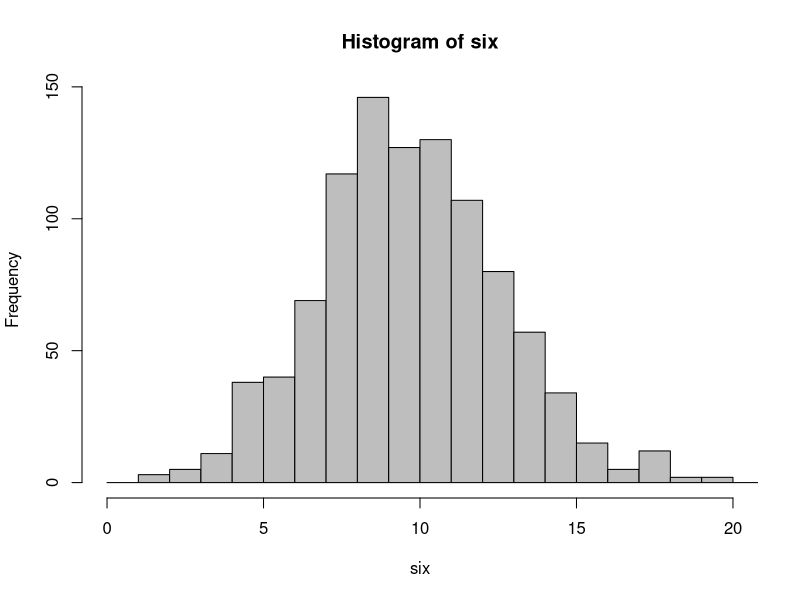
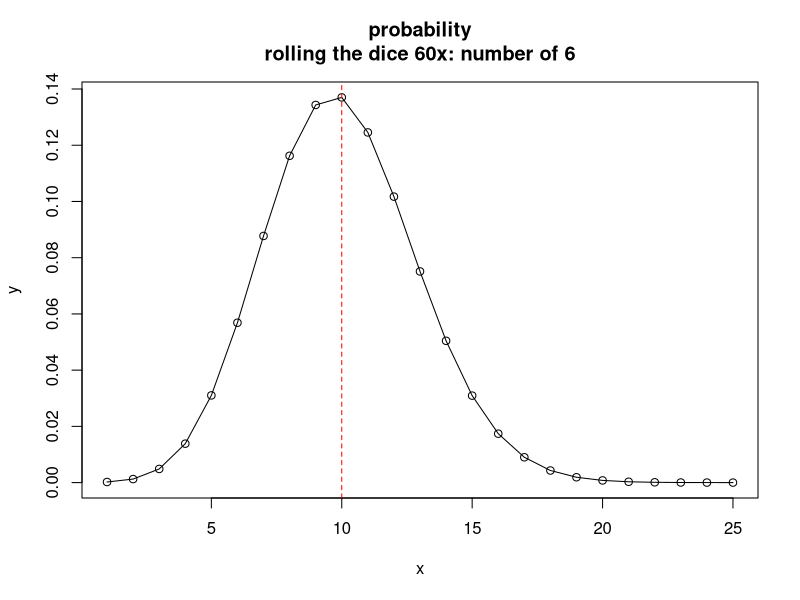
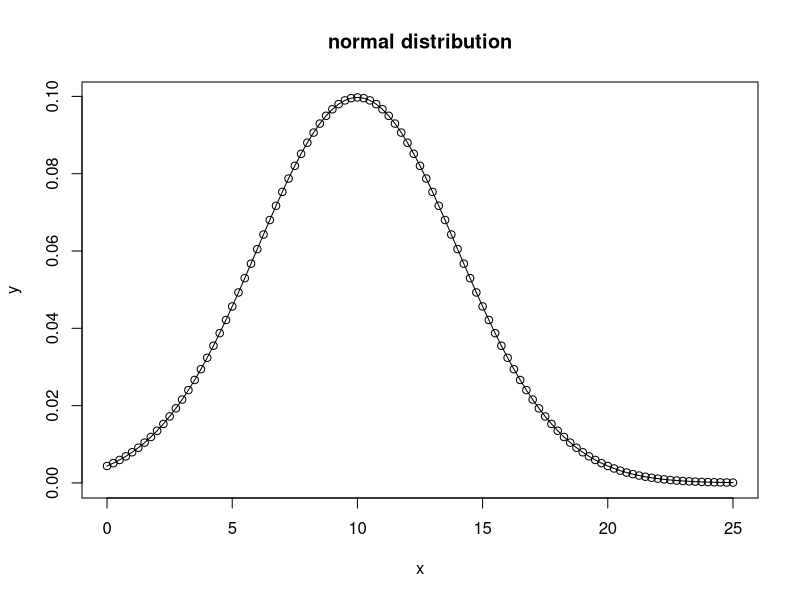
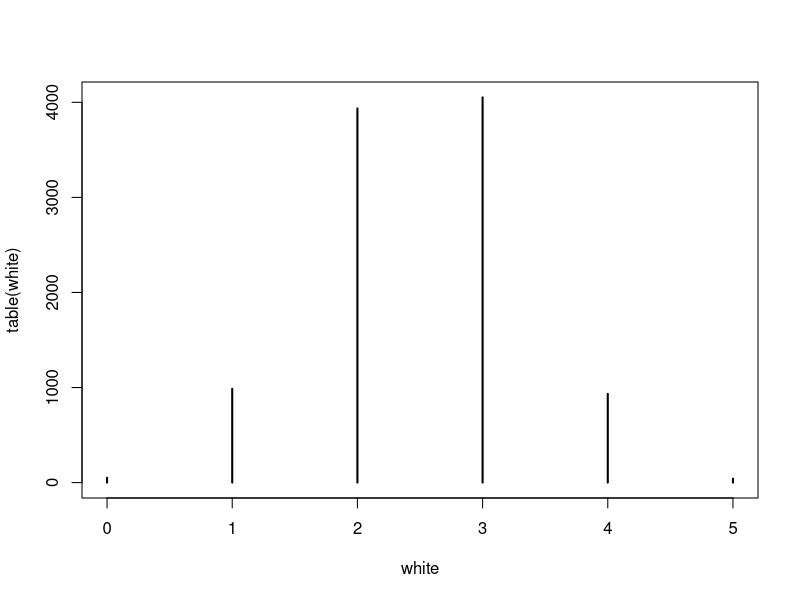
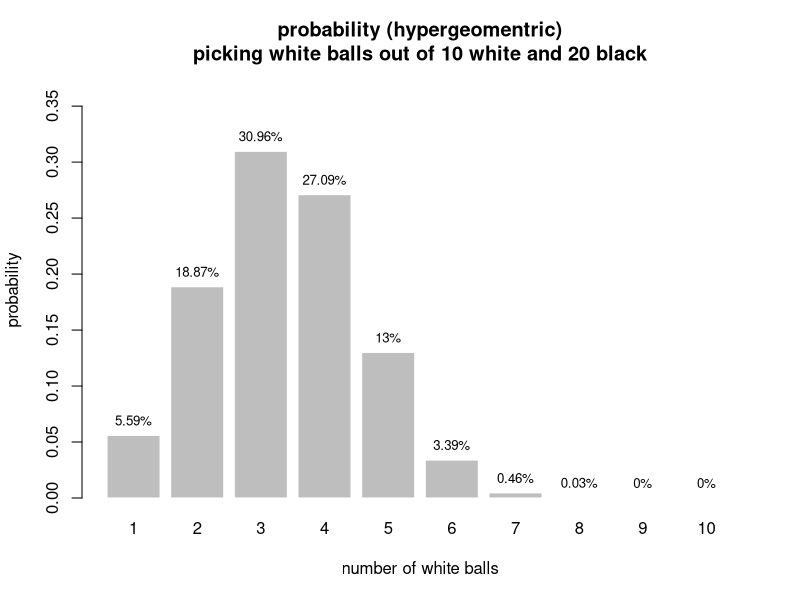

These charts were generated, in order, by the following R code: (Note: this script raises an error after producing the figures.)
#############################################################################
## uniform distirbution
#############################################################################

# 10 random numbers between 0 and 1
runif(10)

# 10 random numbers between 1 and 10
runif(n = 10, min = 1, max = 10)


#############################################################################
## binomial distribution (flipping a coin)
#############################################################################

# set seed to get reproducable result
set.seed(100)                              

# Flipping a coin 10x
coin <- rbinom(n=10, size=1, prob=1/2) 
ifelse(coin == 0, "head", "tail")

# number of 6, rolling the dice 60x
rbinom(n=1, size=60, prob=1/6)     

# number of 6, rolling the dice 60x, 1000x
six <- rbinom(n=1000, size=60, prob=1/6)
hist(six, col="grey", xlim=c(0,20), breaks = c(0:30))

# density
x <- c(1:25)
y <- dbinom(x = x, size = 60, prob = 1/6) 
plot(x,y, main = "probability\nrolling the dice 60x: number of 6")
lines(x,y)
abline(v=60*1/6, col="red", lty=2)

# rolling the dice 60x, number of 6 between 8 and 10
pbinom(10, 60, 1/6) - pbinom(7, 60, 1/6)
dbinom(8, 60, 1/6) + dbinom(9, 60, 1/6) + dbinom(10, 60, 1/6)


#############################################################################
## normal distribution (length with deviation)
#############################################################################

# set seed to get reproducable result
set.seed(100)                              
x <- seq(0,25, by=0.25)
y <- dnorm(x, mean = 10, sd = 4)
plot(x,y, main = "normal distribution")
lines(x,y)


################################################################################
# plot_norm (plots a normal distribution)
################################################################################

plot_norm <- function(mean = 0, sd = 1, test_x = NA, alpha = NA, side = "both", 
                      x_min = NA, x_max = NA, y_max = NA, 
                      show_sd = TRUE, show_text = TRUE, color = "black", add = FALSE)  {

  # define xlim, ylim
  xlim_left <- ifelse(is.na(x_min), mean - 4*sd, x_min)
  xlim_right <- ifelse(is.na(x_max), mean + 4*sd, x_max)
  x_all <- seq(xlim_left, xlim_right, length.out = 100)
  y_all <- dnorm(x_all, mean = mean, sd = sd)
  ylim_top <- ifelse(is.na(y_max), max(y_all), y_max)
  
  # if side both, split alpha in left and right
  if (!is.na(alpha) & side == "both") {
    alpha_side = alpha/2
  } else {
    alpha_side = alpha
  }
  
  # x confidence
  xconf_left <- qnorm(alpha_side, mean = mean, sd = sd)
  xconf_right <- qnorm(1 - alpha_side, mean = mean, sd = sd)
  
  # calculate x for plotting density of normal distribution
  if (is.na(alpha))  {
    x <- x_all
  } else if (!is.na(alpha) & side == "left")  {
    x <- seq(xconf_left, xlim_right, length.out = 100)
  } else if (!is.na(alpha) & side == "right")  {
    x <- seq(xlim_left, xconf_right, length.out = 100)
  } else if (!is.na(alpha) & side == "both")  {
    x <- seq(xconf_left, xconf_right, length.out = 100)
  } # if
  
  # plot density
  y <- dnorm(x, mean = mean, sd = sd)
  title = paste0("normal distribution: mean = ", round(mean,2), ", sd = ", round(sd,2))
  if (!is.na(alpha) & is.na(test_x)) {
    title = paste0(title, "\n", "alpha = ", alpha, ", side = ", side)
  } else if (!is.na(alpha) & !is.na(test_x)) {
    title = paste0(title, "\n", "test x = ", test_x, ", alpha = ", alpha, ", side = ", side)
  } 
  
  if (!add)  {
  plot(x,y, type = "l", lwd = 4,
       col = color,
       main = title, 
       ylab = "probability",
       xlim = c(xlim_left, xlim_right),
       ylim = c(0, ylim_top))
  } else  {
    lines(x,y, lwd = 4, col = color)
  }
  
  # plot mean, sd, test_x
  abline(v = mean, col = "black", lty="dotted", lwd = 1)

  if (show_sd)  {
    abline(v = mean - sd, col = "black", lty = "dotted", lwd = 1)
    abline(v = mean + sd, col = "black", lty = "dotted", lwd = 1)
  } 
  
  abline(h = 0, col = "darkgrey")
  
  if (!is.na(test_x)) {
    abline(v = test_x, col = "royalblue", lty = "solid", lwd = 2)
    if (show_text)  {
      text(test_x, max(y)*0.9, test_x, col = "blue")
    }
  }
  
  # plot alpha left side
  if (!is.na(alpha) & (side == "both" | side == "left")) {
  
    x_min = qnorm(alpha_side, mean = mean, sd = sd)
    abline(v = x_min, col = "tomato3", lty = "dotted", lwd = 1)
    if (show_text)  {
      text(x_min, max(y)*0.8, round(x_min,2), col = "red")
    }
    x_alpha <- seq(min(x_all), x_min, length.out = 50)
    y_alpha <- dnorm(x_alpha, mean = mean, sd = sd)
    x_poly <- c(min(x_alpha), x_alpha, max(x_alpha))
    y_poly <- c(0, y_alpha, 0)
    points(x_poly, y_poly, type = "n")
    polygon(x_poly, y_poly, col = "tomato3", border = "tomato3", density = 40, angle = 135)
    lines(x_alpha, y_alpha, col = "tomato3", lwd = 4)
  } # if side
  
  # plot alpha right side
  if (!is.na(alpha) & (side == "both" | side == "right")) {
    
    x_max = qnorm(1 - alpha_side, mean = mean, sd = sd)
    abline(v = x_max, col = "tomato", lty = "dotted", lwd = 1)
    if (show_text)  {
      text(x_max, max(y)*0.8, round(x_max,2), col = "red")
    }  
    x_alpha <- seq(x_max, max(x_all), length.out = 50)
    y_alpha <- dnorm(x_alpha, mean = mean, sd = sd)
    x_poly <- c(min(x_alpha), x_alpha, max(x_alpha))
    y_poly <- c(0, y_alpha, 0)
    points(x_poly, y_poly, type = "n")
    polygon(x_poly, y_poly, col = "tomato3", border = "tomato3", density = 40, angle = 135)
    lines(x_alpha, y_alpha, col = "tomato3", lwd = 4)
  } # if side
} # plot_norm

#############################################################################
## hypergeometric distribution (picking black/white balls from an urn)
#############################################################################

# nn = numer of experiments
# m  = number of white balls in urn 
# n  = number of black balls in urn
# k  = number of balls taken out

# urn with 9 white and 1 black balls, 1 ball taken out, experiment 100x
# number of white balls per experiment
white <- rhyper(nn = 100, m=9, n=1, k=1)     

# urn with 5 white and 5 black balls, 5 balls taken out, experiment 10000x
# number of white balls per experiment
white <- rhyper(nn = 10000, m=5, n=5, k=5)     
plot(table(white), xlim = c(0,5))

# density 
m = 10     # number of white balls in urn 
n = 20     # number of black balls in urn
k = 10     # number of balls taken out
x <- c(1:k)
y <- dhyper(x = x, m=m, n=n, k=k) 
p <- barplot(y, names.arg = x, 
             ylim = c(0, max(y)*1.2),
             main = paste("probability (hypergeomentric)\npicking white balls out of", m, "white and", n, "black"),
             xlab = "number of white balls",
             ylab = "probability",
             border = FALSE)
text(p[,1],y, paste0(round(y*100,2),"%"), pos=3, cex = 0.8)


################################################################################
# chisq (test if groups are different)
################################################################################

m <- as.table(rbind(c(762, 327, 468), c(484, 239, 477)))
dimnames(M) <- list(gender = c("F", "M"),
                    party = c("Democrat","Independent", "Republican"))
m

xsq <- chisq.test(m)  # test summary
xsq

xsq$observed   # observed counts (same as m)
xsq$expected   # expected counts under the null
xsq$residuals  # Pearson residuals
xsq$stdres     # standardized residuals
xsq$p.value    # p-value (if p-value is e.g. <= 0.05, groups are different)

# H0 = groups are equal
# HA -> H0 can be rejected with probability of error p-value
# if p-value <= 0.05, groups are different
result <- ifelse(xsq$p.value <= 0.05, "different", "equal")
print(paste("groups are", result ))

################################################################################
# Example "The Lady Tasting Tea" (binomial distribution)
################################################################################

# 10 cups of tea, guess if milk before tea
n <- 10

# plot normal distribution
x <- 1:10
y <- dbinom(x, 10, 0.5)
barplot(y, names.arg = x)

# level of significance (Signifikanzniveau) 
# for rejection area (Ablehnungsbereich) 8..10
1 - pbinom(7, 10, 0.5)

# quality (Güte) if real p = 0.8
x <- 1:10
y <- dbinom(x, 10, 0.5)
y2 <- dbinom(x, 10, 0.8)
barplot(y, names.arg = x)
barplot(y2, names.arg = x, col=rgb(0,0,1,alpha=0.3) , add = TRUE)

1 - pbinom(7, 10, 0.8)

# level of significance (Signifikanzniveau) alpha = 0.05
# significance area (Signifikanzbereich) = ?
qbinom(1-0.05, 10, 0.5)
sum(dbinom(9:10, 10, 0.5))

# level of significance (Signifikanzniveau) alpha = 0.06
# significance area (Signifikanzbereich) = ?
qbinom(1-0.06, 10, 0.5)
sum(dbinom(8:10, 10, 0.5))

################################################################################
# Example "chocolate bar" (normal distribution)
################################################################################

# chocolate bar production, 100g +/- 2g standard deviation
# sample of 10, is production ok?
mean <- 100
sd <- 2
alpha <- 0.01
sp <- c(100,97,101,96,98,102,96,100,101,98)

# H0: average of sample = 100
# H1: average of sample != 100

# Normal distribution
x <- seq(90,110, by=0.5)
y <- dnorm(x, mean = mean, sd = sd)
plot(x,y, ylim=c(0,0.7))
lines(x,y)
abline(v=mean, col = "red", lty="dotted")

# average of sample
sp_mean <- mean(sp)
sp_mean
abline(v=sp_mean, col="blue", lty="dotted")

# average of sample is normal distributed 
# the bigger the sample, the smaller the distribution
sd_mean <- sd/sqrt(10)
x2 <- seq(97,103, by=0.2)
y2 <- dnorm(x2, mean = mean, sd = sd_mean)
points(x2,y2, col="red")
lines(x2,y2, col="red")

# is average of sample within the range of variation (100g) ?
qnorm(alpha, mean = mean, sd = sd_mean)
